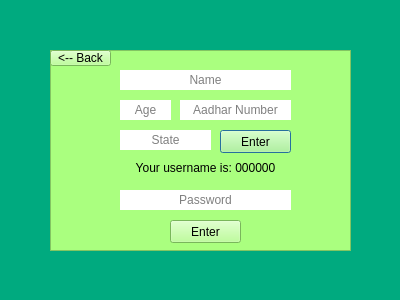
<?xml version="1.0" encoding="UTF-8"?>
<ui version="4.0">
 <class>Dialog</class>
 <widget class="QDialog" name="Dialog">
  <property name="geometry">
   <rect>
    <x>0</x>
    <y>0</y>
    <width>400</width>
    <height>300</height>
   </rect>
  </property>
  <property name="windowTitle">
   <string>Dialog</string>
  </property>
  <property name="styleSheet">
   <string notr="true">background-color: rgb(0, 170, 127);</string>
  </property>
  <widget class="QFrame" name="frame">
   <property name="geometry">
    <rect>
     <x>50</x>
     <y>50</y>
     <width>301</width>
     <height>201</height>
    </rect>
   </property>
   <property name="styleSheet">
    <string notr="true">
background-color: rgb(170, 255, 127);</string>
   </property>
   <property name="frameShape">
    <enum>QFrame::StyledPanel</enum>
   </property>
   <property name="frameShadow">
    <enum>QFrame::Raised</enum>
   </property>
   <widget class="QLineEdit" name="lineEdit">
    <property name="geometry">
     <rect>
      <x>70</x>
      <y>20</y>
      <width>171</width>
      <height>20</height>
     </rect>
    </property>
    <property name="styleSheet">
     <string notr="true">background-color: rgb(255, 255, 255);</string>
    </property>
    <property name="frame">
     <bool>false</bool>
    </property>
    <property name="alignment">
     <set>Qt::AlignCenter</set>
    </property>
    <property name="placeholderText">
     <string>Name</string>
    </property>
   </widget>
   <widget class="QLineEdit" name="lineEdit_2">
    <property name="geometry">
     <rect>
      <x>70</x>
      <y>50</y>
      <width>51</width>
      <height>20</height>
     </rect>
    </property>
    <property name="styleSheet">
     <string notr="true">background-color: rgb(255, 255, 255);</string>
    </property>
    <property name="frame">
     <bool>false</bool>
    </property>
    <property name="alignment">
     <set>Qt::AlignCenter</set>
    </property>
    <property name="placeholderText">
     <string>Age</string>
    </property>
   </widget>
   <widget class="QLineEdit" name="lineEdit_3">
    <property name="geometry">
     <rect>
      <x>70</x>
      <y>80</y>
      <width>91</width>
      <height>20</height>
     </rect>
    </property>
    <property name="styleSheet">
     <string notr="true">background-color: rgb(255, 255, 255);</string>
    </property>
    <property name="frame">
     <bool>false</bool>
    </property>
    <property name="alignment">
     <set>Qt::AlignCenter</set>
    </property>
    <property name="placeholderText">
     <string>State</string>
    </property>
   </widget>
   <widget class="QLineEdit" name="lineEdit_6">
    <property name="geometry">
     <rect>
      <x>130</x>
      <y>50</y>
      <width>111</width>
      <height>20</height>
     </rect>
    </property>
    <property name="styleSheet">
     <string notr="true">background-color: rgb(255, 255, 255);</string>
    </property>
    <property name="frame">
     <bool>false</bool>
    </property>
    <property name="alignment">
     <set>Qt::AlignCenter</set>
    </property>
    <property name="placeholderText">
     <string>Aadhar Number</string>
    </property>
   </widget>
   <widget class="QPushButton" name="pushButton">
    <property name="geometry">
     <rect>
      <x>170</x>
      <y>80</y>
      <width>71</width>
      <height>23</height>
     </rect>
    </property>
    <property name="text">
     <string>Enter</string>
    </property>
   </widget>
   <widget class="QLabel" name="label">
    <property name="geometry">
     <rect>
      <x>70</x>
      <y>110</y>
      <width>171</width>
      <height>16</height>
     </rect>
    </property>
    <property name="text">
     <string>Your username is: 000000</string>
    </property>
    <property name="alignment">
     <set>Qt::AlignCenter</set>
    </property>
   </widget>
   <widget class="QLineEdit" name="lineEdit_4">
    <property name="geometry">
     <rect>
      <x>70</x>
      <y>140</y>
      <width>171</width>
      <height>20</height>
     </rect>
    </property>
    <property name="styleSheet">
     <string notr="true">background-color: rgb(255, 255, 255);</string>
    </property>
    <property name="frame">
     <bool>false</bool>
    </property>
    <property name="alignment">
     <set>Qt::AlignCenter</set>
    </property>
    <property name="placeholderText">
     <string>Password</string>
    </property>
   </widget>
   <widget class="QPushButton" name="pushButton_2">
    <property name="geometry">
     <rect>
      <x>120</x>
      <y>170</y>
      <width>71</width>
      <height>23</height>
     </rect>
    </property>
    <property name="text">
     <string>Enter</string>
    </property>
   </widget>
   <widget class="QPushButton" name="pushButton_3">
    <property name="geometry">
     <rect>
      <x>0</x>
      <y>0</y>
      <width>61</width>
      <height>16</height>
     </rect>
    </property>
    <property name="text">
     <string>&lt;-- Back</string>
    </property>
   </widget>
  </widget>
 </widget>
 <resources/>
 <connections/>
</ui>
